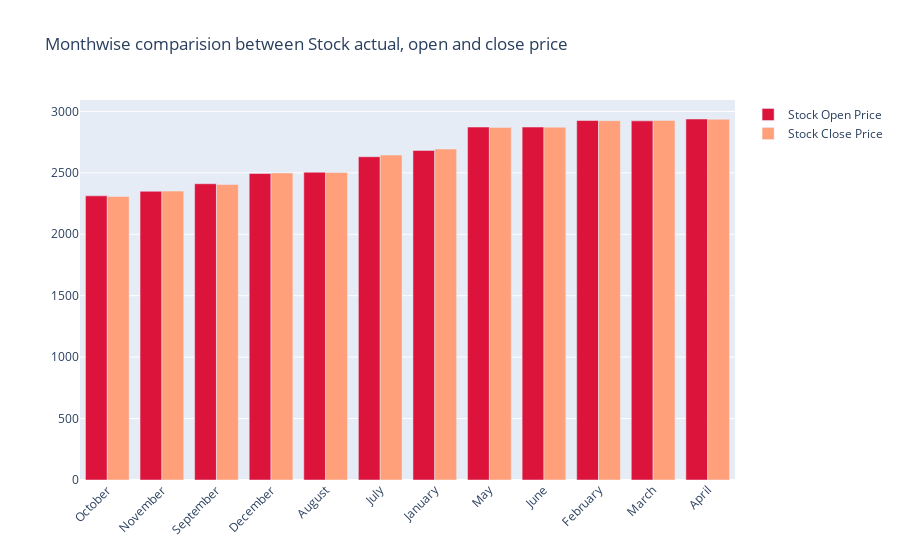

Notebook cell for this chart:
### Code cell
fig = go.Figure()

fig.add_trace(go.Bar(
    x=monthvise.index,
    y=monthvise['open'],
    name='Stock Open Price',
    marker_color='crimson'
))
fig.add_trace(go.Bar(
    x=monthvise.index,
    y=monthvise['close'],
    name='Stock Close Price',
    marker_color='lightsalmon'
))

fig.update_layout(barmode='group', xaxis_tickangle=-45, 
                  title='Monthwise comparision between Stock actual, open and close price')
fig.show()

### Figure 1 — Plotly figure (JSON) as saved in the notebook; plotly's stock layout.template omitted (floating-point values rounded to 4 significant figures)
{"data": [{"marker": {"color": "crimson"}, "name": "Stock Open Price", "type": "bar", "x": ["October", "November", "September", "December", "August", "July", "January", "May", "June", "February", "March", "April"], "y": [2313.0, 2350.0, 2411.0, 2495.0, 2505.0, 2631.0, 2682.0, 2873.0, 2873.0, 2926.0, 2923.0, 2938.0]}, {"marker": {"color": "lightsalmon"}, "name": "Stock Close Price", "type": "bar", "x": ["October", "November", "September", "December", "August", "July", "January", "May", "June", "February", "March", "April"], "y": [2308.0, 2351.0, 2405.0, 2499.0, 2503.0, 2644.0, 2694.0, 2869.0, 2872.0, 2925.0, 2927.0, 2936.0]}], "layout": {"autosize": true, "barmode": "group", "title": {"text": "Monthwise comparision between Stock actual, open and close price"}, "xaxis": {"autorange": true, "range": [-0.5, 11.5], "tickangle": -45, "type": "category"}, "yaxis": {"autorange": true, "range": [0, 3093.0], "type": "linear"}}}
